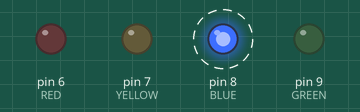
Bench run of a sketch on a simulated Arduino Uno, built with avr-gcc and run on an emulated ATmega328P. Parts: output pins drawn as LEDs (lit = HIGH). Dashed ring = blinking. What the sketch prints to the serial monitor is not drawn.

Above: at 0.09 s.
Timing chart, 0 to 3.0 s (numbered marks = the images above):
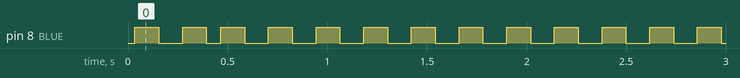

Measured:
- by itself, pin 8 (BLUE): alternates HIGH for 0.12 s and LOW for 0.12 s

The sketch:

RTOS_Task_Priority_Change_ITS_OWN_R3.ino
```cpp
#include <Arduino_FreeRTOS.h>

#define RED    6
#define YELLOW   7
#define BLUE 8
#define GREEN  9

typedef int TaskProfiler;

TaskProfiler RedLEDProfiler;
TaskProfiler YellowLEDProfiler;
TaskProfiler BlueLEDProfiler;
TaskProfiler GreenLEDProfiler;

TaskHandle_t blue_Handle,red_Handle,yellow_Handle,green_Handle; // tworze uchwyt potrzebny wewnątrz funkcji
// tworzę uchwyty dla zmainy priorytów zadań dla każdej z diód

int blueTaskPrio; // zmienne do wyswietlania priorytetu
int redTaskPrio;
void setup()
{
  Serial.begin(9600);
  xTaskCreate(yellowLEDController,"Yellow Led",100,NULL,1,&yellow_Handle);// uwaga to są wskaźniki!!!
  // uwaga zadanie z najwyższym priorytetem jest na samej górze, bo program się gubi przez to
  xTaskCreate(redLEDController,"Red Led",100,NULL,1,&red_Handle); // to jest mój uchwyt
  xTaskCreate(blueLEDController,"Blue Led",100,NULL,3,&blue_Handle); // zmieniam priorytet
  xTaskCreate(greenLEDController,"Green Led",100,NULL,1,&green_Handle);
}

void loop() {}

void redLEDController(void *pvParameters)
{
  pinMode(RED, OUTPUT);
  while(1)
  {
//    RedLEDProfiler++; // za każdym razem gdy to zadanie działa to ten profil jest zwiększany
//    Serial.print("Red task is running: ");
//    Serial.println(RedLEDProfiler);
//    digitalWrite(RED, digitalRead(RED)^1);
//    //vTaskPrioritySet(red_Handle,1);
//    ///delay(500);
  }
}
void yellowLEDController(void *pvParameters)
{
  pinMode(YELLOW, OUTPUT);
  while(1)
  {
//    YellowLEDProfiler++; // pokazuje nam ile razy dane zadanie było wykonane
//    Serial.print("Yellow task is running: ");
//    Serial.println(YellowLEDProfiler);
//    digitalWrite(YELLOW, digitalRead(YELLOW)^1);
//    //vTaskPrioritySet(yellow_Handle,2);
//    vTaskPrioritySet(NULL,2);
//    //delay(500);
  }
}
void blueLEDController(void *pvParameters)
{
  pinMode(BLUE, OUTPUT);
  while(1)
  {
   // BlueLEDProfiler++;
    //blueTaskPrio = uxTaskPriorityGet(blue_Handle);//UWAGA tutaj zobacze jaki mam priorytet dla niebieskiej
    blueTaskPrio = uxTaskPriorityGet(blue_Handle); // tak samo działa co linia wyżej
    redTaskPrio = uxTaskPriorityGet(red_Handle);
    Serial.print("Blue task priority: ");
    Serial.println(blueTaskPrio); // bede wyswietlac jaki mam obecnie priorytet
    digitalWrite(BLUE, digitalRead(BLUE)^1);
    //delay(500);
  }
}

void greenLEDController(void *pvParameters)
{
  pinMode(GREEN, OUTPUT);
  while(1)
  {
//    GreenLEDProfiler++;
//    Serial.print("Green task is running: ");
//    Serial.println(GreenLEDProfiler);
//    digitalWrite(GREEN, digitalRead(GREEN)^1);
//    //delay(500);
  }
}
```
